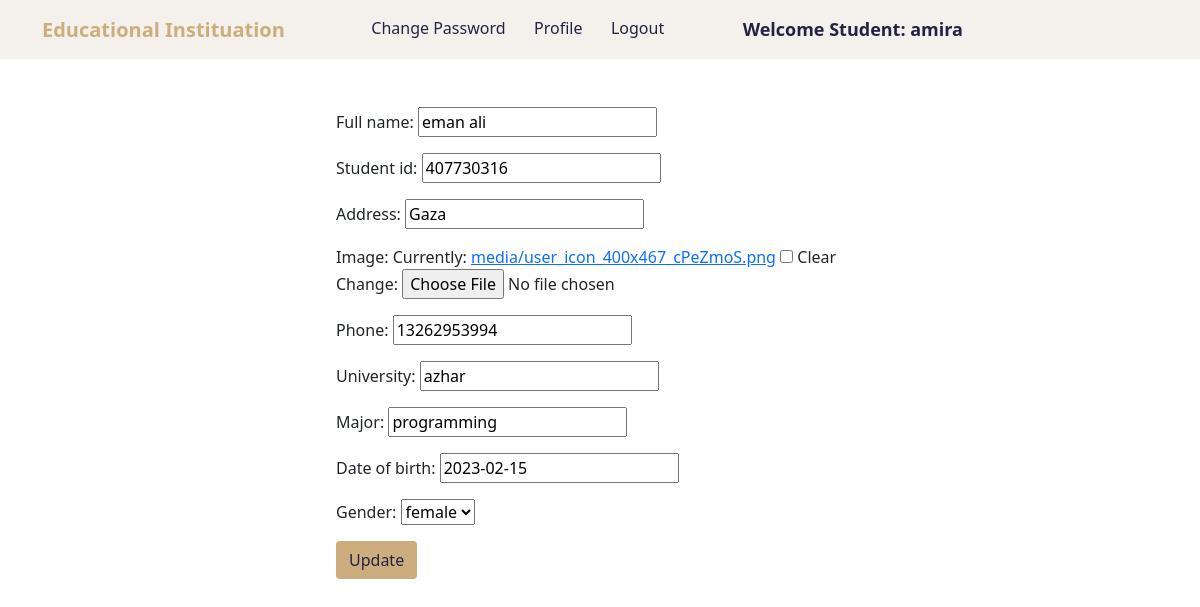
/users/update_student_profile/1 (signed in), run on the app's committed database.
### user/models.py (models this page shows, shortened)
class User(AbstractUser):
    class Role(models.TextChoices):
        ADMIN = "ADMIN", "Admin"
        STUDENT = "STUDENT", "Student"
        TEACHER = "TEACHER", "Teacher"
    base_role = Role.ADMIN
    role = models.CharField(max_length=50, choices=Role.choices)

class StudentProfile(models.Model):
    user = models.OneToOneField(User, on_delete=models.CASCADE)
    student_id = models.IntegerField(null=True, blank=True)
    full_name = models.CharField(max_length=50,null=True, blank=True)
    image = models.ImageField(upload_to="media", blank=True,null=True)
    phone = models.CharField(max_length=15 ,null=True, blank=True)
    university = models.CharField(max_length=50,null=True , blank=True)
    major = models.CharField(max_length=50 ,null=True , blank=True)
    address = models.CharField(max_length=100 ,null=True , blank=True)
    date_of_birth = models.DateField(null=True , blank=True)
    GENDER_CHOICES = (('male', 'male'),('female', 'female'), )
    gender = models.CharField(max_length=20,choices= GENDER_CHOICES ,null=True , blank=True)

### user/views.py (the view)
# urls.py: path("update_student_profile/<int:pk>", views.StudentProfileUpdateView.as_view(), name="update_student_profile"),
class StudentProfileUpdateView (UpdateView):
    model = StudentProfile
    login_required = True
    fields = ['full_name', 'student_id' ,'address', 'image','phone','university','major', 'date_of_birth','gender' ]
    template_name= "user/student/studentprofile_update_form.html"
    success_url = reverse_lazy("student_profile")

### user/templates/user/student/studentprofile_update_form.html (shortened to what this page needs)
{% extends 'user/student/student_navbar.html' %}
{% block body %}
<div class="update-section p-5">
    <div class="container">
        <div class="row justify-content-center">
            <div class="col-md-6">
                <form method="post">
                    {{ form.as_p }}
                    <input class="btn brown-bg dark-blue" type="submit" value="Update">
                </form>
            </div>
        </div>
    </div>
</div>
{% endblock %}

### user/templates/user/student/student_navbar.html (shortened to what this page needs)
<!doctype html>
{% load static %}
<html lang="en">
  <head>
    <link href="https://cdn.jsdelivr.net/npm/bootstrap@5.1.0/dist/css/bootstrap.min.css" rel="stylesheet">
    <link rel="stylesheet" href="https://cdn.datatables.net/1.10.25/css/jquery.dataTables.min.css">
    <link rel="stylesheet" href="https://cdn.datatables.net/buttons/1.7.1/css/buttons.dataTables.min.css">
    <link rel="stylesheet" href="{% static 'user/style.css' %}">
  </head>
  <body>
    <nav class="navbar navbar-expand-lg navbar-light  sticky-top mynav">
        <div class="container">
          <a class="navbar-brand text-success hed-color fw-bold" href="#"> Educational Instituation</a>
          <div class="collapse navbar-collapse" id="navbarSupportedContent">
            <ul class="navbar-nav me-auto mb-2 mb-lg-0">
              <li class="nav-item dark-blue">
                <a class="nav-link active dark-blue" aria-current="page" href="/users/change_password">Change Password</a>
              </li>
              <li class="nav-item dark-blue">
                <a class="nav-link active dark-blue" aria-current="page" href="/users/student_profile/">Profile</a>
              </li>
              <li class="nav-item dark-blue">
                <a class="nav-link active dark-blue" aria-current="page" href="/users/logout">Logout</a>
              </li>
              <li class="nav-item dark-blue">
                <a style="font-weight:600; font-family:'Segoe UI', Tahoma, Geneva, Verdana, sans-serif; font-size: large;" class="nav-link active dark-blue" href="#">Welcome Student: {{request.user}}</a>
              </li>
            </ul>
          </div>
        </div>
      </nav>
      {% block body %}
      {% endblock %}
  </body>
</html>

### user/static/user/style.css (style rules this page uses)
.mynav { background: #F4F1EC!important; }
.hed-color { color: #CDAD7D!important; }
.dark-blue { color: #222344!important; }
.brown-bg { background-color: #CDAD7D !important; }

### data on the page
User: user "amira"
StudentProfile: full_name "eman ali", student_id "407730316", address "Gaza", phone "13262953994", university "azhar", major "programming", date_of_birth "2023-02-15", gender "female"
